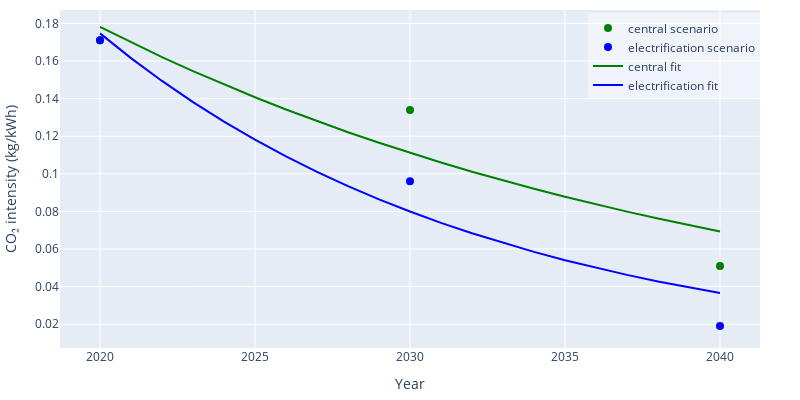

Notebook code for this chart:
### Markdown cell above
fitting 15 year co2 emissions

### Code cell
x_fit, y_fit_central, y_fit_electrification, fig = fit_co2(central_scenario = ELEC_CO2_INTENSITY, electrification_scenario = ELEC_CO2_INTENSITY_ELECTRIFICATION, returnplot = True)
# Plot the data and the fit
fig.show()

### Figure 1 — Plotly figure (JSON) as saved in the notebook; plotly's stock layout.template omitted (floating-point values rounded to 4 significant figures)
{"data": [{"marker": {"color": "green", "size": 8}, "mode": "markers", "name": "central scenario", "type": "scatter", "x": [2020, 2030, 2040], "y": [0.171, 0.134, 0.051]}, {"marker": {"color": "blue", "size": 8}, "mode": "markers", "name": "electrification scenario", "type": "scatter", "x": [2020, 2030, 2040], "y": [0.171, 0.096, 0.019]}, {"marker": {"color": "green", "size": 8}, "mode": "lines", "name": "central fit", "type": "scatter", "x": [2020, 2021, 2022, 2023, 2024, 2025, 2026, 2027, 2028, 2029, 2030, 2031, 2032, 2033, 2034, 2035, 2036, 2037, 2038, 2039, 2040], "y": [0.1781, 0.1699, 0.1621, 0.1546, 0.1475, 0.1407, 0.1342, 0.128, 0.1221, 0.1165, 0.1111, 0.106, 0.1011, 0.09646, 0.09202, 0.08778, 0.08373, 0.07987, 0.07619, 0.07268, 0.06933]}, {"marker": {"color": "blue", "size": 8}, "mode": "lines", "name": "electrification fit", "type": "scatter", "x": [2020, 2021, 2022, 2023, 2024, 2025, 2026, 2027, 2028, 2029, 2030, 2031, 2032, 2033, 2034, 2035, 2036, 2037, 2038, 2039, 2040], "y": [0.1747, 0.1615, 0.1494, 0.1382, 0.1278, 0.1182, 0.1093, 0.1011, 0.09345, 0.08642, 0.07992, 0.07391, 0.06835, 0.06321, 0.05846, 0.05406, 0.05, 0.04624, 0.04276, 0.03954, 0.03657]}], "layout": {"height": 400, "legend": {"bgcolor": "RGBA(255,255,255,0.4)", "x": 1, "xanchor": "right", "y": 0.99, "yanchor": "top"}, "margin": {"b": 10, "l": 50, "r": 40, "t": 10}, "width": 800, "xaxis": {"title": {"text": "Year"}}, "yaxis": {"title": {"text": "CO₂ intensity (kg/kWh)"}}}}
